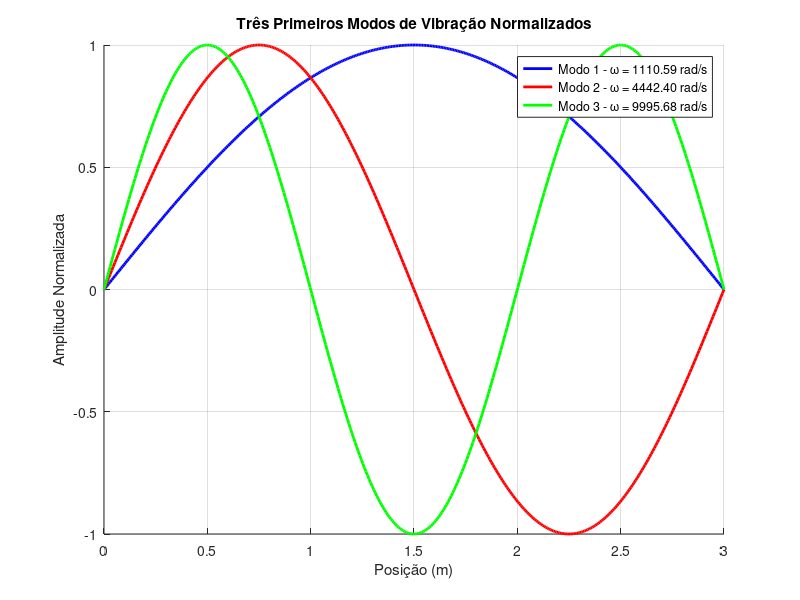
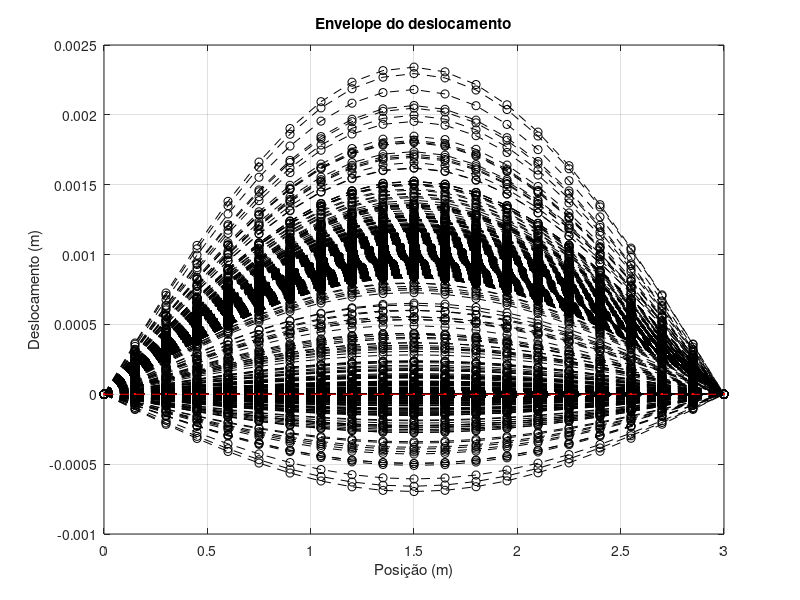
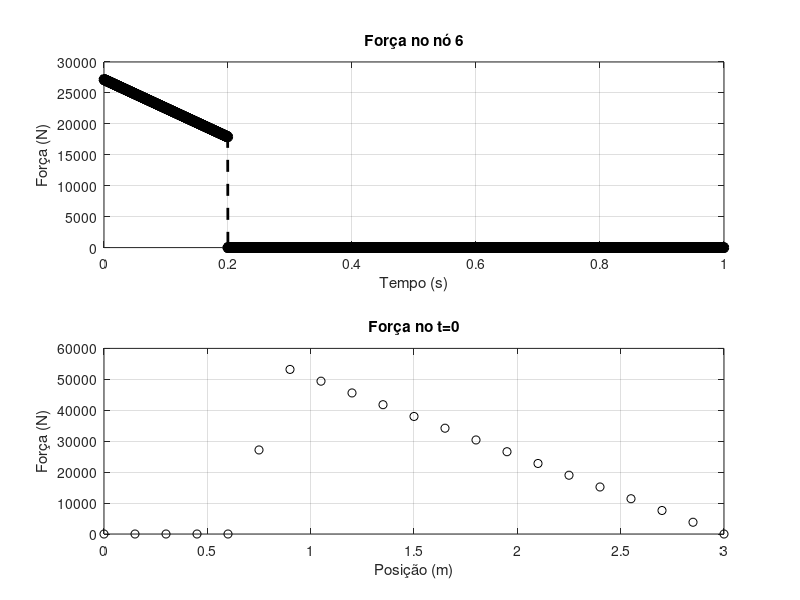
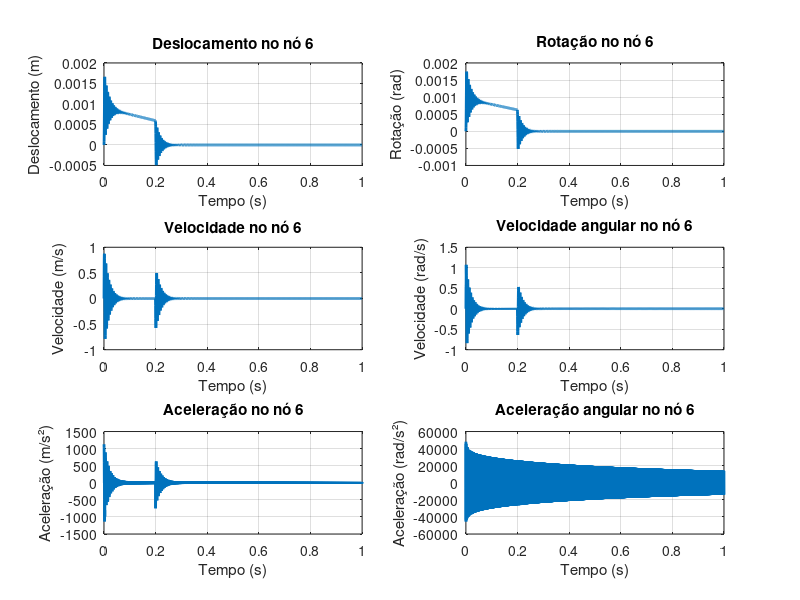

Write the MATLAB code that produced these figures, in order. (Note: this script raises an error after producing the figures.)
clear all
close all
clc

% Carregar pacotes necessários
try
    pkg load video;
    disp('Pacote video carregado com sucesso');
catch
    warning('Falha ao carregar o pacote video. Salvamento de vídeo pode não funcionar.');
end

L_total = 3; % m
n_sections = 20;
L = L_total / n_sections; % m

E_beam = 200e9; % Pa
I_beam = 8 * 10^(-4); % m^4
A_beam = 2 * 10^(-2); % m^2
rho_beam = 7800; % kg/m^3

f_cut = 2000;% Hz

total_time = 1; % s

% Condições de contorno
D0 = [1, n_sections * 2 + 1];

K = zeros((n_sections + 1) * 2);
M = zeros((n_sections + 1) * 2);

for n = 1:n_sections

    K_e = ((E_beam * I_beam) / L^3) * [12, 6 * L, -12, 6 * L;
                                    6 * L, 4 * L^2, -6 * L, 2 * L^2;
                                    -12, -6 * L, 12, -6 * L;
                                    6 * L, 2 * L^2, -6 * L, 4 * L^2];

    M_e = ((rho_beam * A_beam * L) / 420) * [156, 22 * L, 54, -13 * L;
                                        22 * L, 4 * L^2, 13 * L, -3 * L^2;
                                        54, 13 * L, 156, -22 * L;
                                        -13 * L, -3 * L^2, -22 * L, 4 * L^2];

    for i = 1:4

        for j = 1:4
            I = i + (n - 1) * 2;
            J = j + (n - 1) * 2;
            K(I, J) = K(I, J) + K_e(i, j);
            M(I, J) = M(I, J) + M_e(i, j);
        end

    end

end

K_reduzido = K;
M_reduzido = M;
D_aux_reduzido = zeros((n_sections + 1) * 2, 1);

K_reduzido(D0, :) = [];
K_reduzido(:, D0) = [];
M_reduzido(D0, :) = [];
M_reduzido(:, D0) = [];

[D_aux, Lambda_aux] = eig(M_reduzido \ K_reduzido);

[lambda, ind] = sort(diag(Lambda_aux));
Lambda = Lambda_aux(ind, ind);
D_aux_reduzido = D_aux(:, ind);

% Reinserindo os valores de D
D_modes = zeros((n_sections + 1) * 2, size(D_aux_reduzido, 2));
remaining_indices = setdiff(1:(n_sections + 1) * 2, D0);
D_modes(remaining_indices, :) = D_aux_reduzido;

modes = sqrt(lambda)
frequencys = modes / (2 * pi)

[c index] = min(abs(frequencys - f_cut));

frequency = frequencys(index)

h = 2 * pi / (frequency * 10);
% h = 0.003

critical_damping = 0.05; % Critical damping ratio

A = [1 / modes(1), modes(1);
    1 / modes(2), modes(2); ];

b = 2 * critical_damping * [1;
                        1; ];

x = A \ b;

alpha = x(1)
beta = x(2)
C = alpha * M + beta * K;

C_reduzido = C;
C_reduzido(D0, :) = [];
C_reduzido(:, D0) = [];

n_steps = round(total_time / h);

R = zeros((n_sections + 1) * 2, n_steps);

force_0 = -380000; % N
force_1 = -250000;

L_fraction = 1/4; % Fraction of the total length where the force is applied

element_force = floor(n_sections * L_fraction) + 1;

nodes = [(element_force * 2 - 1), n_sections + 1]

for n = 1:(0.2 / h)

    w = force_0 + ((force_1 - force_0) / (0.2 / h)) * (n - 1);
    x_w = L_total * L_fraction;
    a = w / (L_total - x_w);
    w_b = w;

    for i = 1:n_sections

        if i < element_force
            w_a = 0;
            w_b = 0;
        else
            w_a = w - a * ((i - 1) * L - x_w);
            w_b = w - a * (i * L - x_w);
        end

        R(i * 2 - 1, n) += -w_b * L / 2 - 3 * (w_a - w_b) * L / 20;
        R(i * 2, n) += (-w_b * L^2) / 12 - (w_a - w_b) * L^2/30;
        R(i * 2 + 1, n) += -w_b * L / 2 - 7 * (w_a - w_b) * L / 20;
        R(i * 2 + 2, n) += (w_b * L^2) / 12 + (w_a - w_b) * L^2/20;

    end

end

R_til = zeros(size(R, 1), n_steps);
D = zeros((n_sections + 1) * 2, n_steps);
Ddot = zeros((n_sections + 1) * 2, n_steps);
Dddot = zeros((n_sections + 1) * 2, n_steps);

R(D0, :) = [];
R_til(D0, :) = [];
D(D0, :) = [];
Ddot(D0, :) = [];
Dddot(D0, :) = [];
% % Print frequencias naturais
% fprintf('Frequencias naturais:\n');
% for i = 1:length(modes)
%     fprintf('w_%d = %.4f\n', i, modes(i));
% end

A_1 = ((4 / h^2) * M_reduzido + (2 / h) * C_reduzido);
A_2 = ((4 / h) * M_reduzido + C_reduzido);
A_3 = M_reduzido;

Dddot(:, 1) = inv(M_reduzido) * (R(:, 1) - C_reduzido * Ddot(:, 1) - K_reduzido * D(:, 1));
R_til(:, 1) = R(:, 1) + A_1 * D(:, 1) + A_2 * Ddot(:, 1) + A_3 * Dddot(:, 1);

K_til = (4 / h^2) * M_reduzido + (2 / h) * C_reduzido + K_reduzido;

for n = 2:n_steps

    R_til(:, n) = R(:, n) + A_1 * D(:, n - 1) + A_2 * Ddot(:, n - 1) + A_3 * Dddot(:, n - 1);

    D(:, n) = inv(K_til) * R_til(:, n);

    Ddot(:, n) = (2 / h) * D(:, n) - (2 / h) * D(:, n - 1) - Ddot(:, n - 1);
    Dddot(:, n) = (4 / (h^2)) * D(:, n) - (4 / (h^2)) * D(:, n - 1) - (4 / h) * Ddot(:, n - 1) - Dddot(:, n - 1);
end

R_expanded = zeros((n_sections + 1) * 2, n_steps);
R_til_expanded = zeros((n_sections + 1) * 2, n_steps);
D_expanded = zeros((n_sections + 1) * 2, n_steps);
Ddot_expanded = zeros((n_sections + 1) * 2, n_steps);
Dddot_expanded = zeros((n_sections + 1) * 2, n_steps);

R_expanded(remaining_indices, :) = R;
R_til_expanded(remaining_indices, :) = R_til;
D_expanded(remaining_indices, :) = D;
Ddot_expanded(remaining_indices, :) = Ddot;
Dddot_expanded(remaining_indices, :) = Dddot;

% Plotar os 3 primeiros modos naturais normalizados
% Create directory if it doesn't exist
output_dir = 'output_figures';

if ~exist(output_dir, 'dir')
    mkdir(output_dir);
end

figure;
hold on;
colors = {'b', 'r', 'g'}; % Different colors for each mode
legends = {};

for mode_index = 1:min(3, size(modes))
    % Reset variables for each mode
    deformation = zeros(1, n_sections * 21); % Pre-allocate for better performance
    X = zeros(1, n_sections * 21);
    aux_i = 0;

    for n = 1:n_sections

        for x_ratio = 0:0.05:1% More points for smoother plot
            aux_i = aux_i + 1;
            x = x_ratio * L;

            % Get the modal displacements for this mode
            v1 = D_modes(n * 2 - 1, mode_index);
            theta1 = D_modes(n * 2, mode_index);
            v2 = D_modes(n * 2 + 1, mode_index);
            theta2 = D_modes(n * 2 + 2, mode_index);

            X(aux_i) = x + (n - 1) * L;
            deformation(aux_i) = v1 + theta1 * x + (-(2 * theta1 + theta2) / L - (3 / L^2) * (v1 - v2)) * x^2 + ((theta1 + theta2) / L^2 + (2 / L^3) * (v1 - v2)) * x^3;
        end

    end

    % Normalize the mode shape to have maximum amplitude of 1
    max_abs_deformation = max(abs(deformation));

    if max_abs_deformation > 0
        deformation = deformation / max_abs_deformation;
    end

    % Plot each mode with a different color
    plot(X, deformation, colors{mode_index}, 'LineWidth', 2);
    legends{end + 1} = ['Modo ' num2str(mode_index) ' - ω = ' num2str(modes(mode_index), '%.2f') ' rad/s'];
end

title('Três Primeiros Modos de Vibração Normalizados');
xlabel('Posição (m)');
ylabel('Amplitude Normalizada');
legend(legends);
grid on;

% Define all figure parameters in a single array
fig_params = [0, 0, 1280, 720];

% Save the figure in the created directory with specified resolution
filename = fullfile(output_dir, 'modos_vibracao');
set(gcf, 'Position', fig_params); % Set figure size
print(filename, '-dpng', '-r100'); % PNG format with specified DPI
disp(['Figure saved to: ', filename]);

% Plotar uma coluna de D em uma figura

figure;

for i = 1:n_steps
    plot((0:L_total / n_sections:L_total), transpose(D_expanded(1:2:end, i)), 'k--o', 'LineWidth', 0.1);
    hold on;
end

plot((0:L_total / n_sections:L_total), transpose(D_expanded(1:2:end, 1)), 'r--.', 'LineWidth', 0.5);
title('Envelope do deslocamento');
xlabel('Posição (m)');
ylabel('Deslocamento (m)');
grid on;

% Save the figure in the created directory with specified resolution
filename = fullfile(output_dir, 'envelope_deslocamento');
set(gcf, 'Position', fig_params); % Set figure size
print(filename, '-dpng', '-r100'); % PNG format with specified DPI
disp(['Figure saved to: ', filename]);


figure;
% Subplot for force
subplot(2, 1, 1);
plot((0:n_steps - 1) * h, R_expanded(nodes(1), :), 'k--o', 'LineWidth', 2);
title(['Força no nó ', num2str((nodes(1) + 1) / 2)]);
xlabel('Tempo (s)');
ylabel('Força (N)');
% ylim([-max_force_value max_force_value]); % Set unified y-axis limits
grid on;

subplot(2, 1, 2);
plot((0:L_total / n_sections:L_total), transpose(R_expanded(1:2:end, 1)), 'ko', 'LineWidth', 0.5);
title(['Força no t=0']);
xlabel('Posição (m)');
ylabel('Força (N)');
% ylim([-max_force_value max_force_value]); % Set unified y-axis limits
grid on;

% Save the figure in the created directory with specified resolution
filename = fullfile(output_dir, 'forca');
set(gcf, 'Position', fig_params); % Set figure size
print(filename, '-dpng', '-r100'); % PNG format with specified DPI
disp(['Figure saved to: ', filename]);

for node = nodes
    % Plotar numa só figura os deslocamentos, velocidades e aceleraçoes no node (n_sections + 1)
    figure;
    subplot(3, 2, 1);
    plot((0:n_steps - 1) * h, D_expanded(node, :), 'LineWidth', 2);
    title(['Deslocamento no nó ', num2str((node + 1) / 2)]);
    xlabel('Tempo (s)');
    ylabel('Deslocamento (m)');
    % ylim([-2 2]); % Set unified y-axis limits
    grid on;
    subplot(3, 2, 3);
    plot((0:n_steps - 1) * h, Ddot_expanded(node, :), 'LineWidth', 2);
    title(['Velocidade no nó ', num2str((node + 1) / 2)]);
    xlabel('Tempo (s)');
    ylabel('Velocidade (m/s)');
    % ylim([-20 20]); % Set unified y-axis limits
    grid on;
    subplot(3, 2, 5);
    plot((0:n_steps - 1) * h, Dddot_expanded(node, :), 'LineWidth', 2);
    title(['Aceleração no nó ', num2str((node + 1) / 2)]);
    xlabel('Tempo (s)');
    ylabel('Aceleração (m/s²)');
    % ylim([-200 200]); % Set unified y-axis limits
    grid on;
    subplot(3, 2, 2);
    plot((0:n_steps - 1) * h, D_expanded(node + 1, :), 'LineWidth', 2);
    title(['Rotação no nó ', num2str((node + 1) / 2)]);
    xlabel('Tempo (s)');
    ylabel('Rotação (rad)');
    % ylim([-2 2]); % Set unified y-axis limits
    grid on;
    subplot(3, 2, 4);
    plot((0:n_steps - 1) * h, Ddot_expanded(node + 1, :), 'LineWidth', 2);
    title(['Velocidade angular no nó ', num2str((node + 1) / 2)]);
    xlabel('Tempo (s)');
    ylabel('Velocidade (rad/s)');
    % ylim([-20 20]); % Set unified y-axis limits
    grid on;
    subplot(3, 2, 6);
    plot((0:n_steps - 1) * h, Dddot_expanded(node + 1, :), 'LineWidth', 2);
    title(['Aceleração angular no nó ', num2str((node + 1) / 2)]);
    xlabel('Tempo (s)');
    ylabel('Aceleração (rad/s²)');
    % ylim([-200 200]); % Set unified y-axis limits
    grid on;

    % Save the figure in the created directory
    name = ['deslocamento_forca_' num2str(node)];
    filename = fullfile(output_dir, '', name);
    set(gcf, 'Position', fig_params); % Set figure size
    print(filename, '-dpng', '-r100'); % PNG format with specified DPI
    disp(['Figure saved to: ', filename]);

end

% Create figure for displacement animation
figure;
set(gcf, 'Position', fig_params); % Set figure size for better quality

% Create the main plot axes
plot_handle = plot((0:L_total / n_sections:L_total), transpose(D_expanded(1:2:end, 1)), 'k--o', 'LineWidth', 1.5);
title('Deslocamento ao longo do tempo');
xlabel('Posição (m)');
ylabel('Deslocamento (m)');
grid on;

% Find the maximum displacement for consistent y-axis limits
max_disp = max(max(abs(D_expanded(1:2:end, :))));
ylim([-max_disp * 1.1 max_disp * 1.1]);

% Text display for time
time_text = text(0.05, 0.95, 'Tempo: 0.000 s', 'Units', 'normalized');

% Setup for saving animation
video_filename = fullfile(output_dir, 'displacement_animation.avi');
if exist(video_filename, 'file')
    delete(video_filename);  % Delete existing file
end
% Use default AVI format which is guaranteed to work with Octave
video_writer = VideoWriter(video_filename);
disp('Using AVI format for video output');
video_writer.FrameRate = 30; % Frame rate of the output video
open(video_writer);

% Animation parameters
% frame_skip = max(1, floor(n_steps / 100)); % Skip frames to speed up animation if too many steps
pause_time = 0.01; % Time between frames in seconds

% Run the animation
for i = 1:n_steps
    % Update the plot data
    set(plot_handle, 'YData', transpose(D_expanded(1:2:end, i)));

    % Update time display
    set(time_text, 'String', ['Tempo: ' num2str((i - 1) * h, '%.3f') ' s']);

    % Refresh the display
    drawnow;
    
    % Capture the frame and write to video
    frame = getframe(gcf);
    writeVideo(video_writer, frame);
    
    % Pause to control animation speed (only when displaying)
    pause(pause_time);
end

% Close the video file
close(video_writer);
disp(['Animation saved to: ', video_filename]);

% Create figure for displacement animation
figure;
% Create the main plot axes
plot_handle = plot((0:L_total / n_sections:L_total), transpose(R_expanded(1:2:end, 1)), 'k--o', 'LineWidth', 1.5);
title('Deslocamento ao longo do tempo');
xlabel('Posição (m)');
ylabel('Deslocamento (m)');
grid on;

% Find the maximum displacement for consistent y-axis limits
max_disp = max(max(abs(R_expanded(1:2:end, :))));
ylim([-max_disp * 1.1 max_disp * 1.1]);

% Text display for time
time_text = text(0.05, 0.95, 'Tempo: 0.000 s', 'Units', 'normalized');

% Animation parameters
frame_skip = max(1, floor(n_steps / 100)); % Skip frames to speed up animation if too many steps
pause_time = 0.05; % Time between frames in seconds
is_running = true; % Flag to control animation

% Run the animation
for i = 1:n_steps
    % Update the plot data
    set(plot_handle, 'YData', transpose(R_expanded(1:2:end, i)));

    % Update time display
    set(time_text, 'String', ['Tempo: ' num2str((i - 1) * h, '%.3f') ' s']);

    % Refresh the display
    drawnow;

    % Pause to control animation speed
    pause(pause_time);
end
